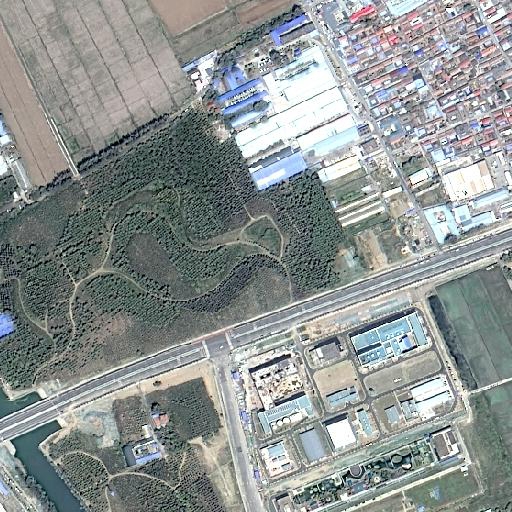
#> input picture DFG-DDM/image0.png, 512 x 512 px; its folder holds only this picture in this run
$ python -i phy.py   (imports and definitions only)
#> lines starting #> are read from the running program, lines starting #| are printed output that depends on the picture
import cv2
import numpy as np
import os
from pathlib import Path
import time

# -------------------------- 1. DCP暗通道先验去雾（增加容错） --------------------------
# [54 lines left out: function dark_channel_prior_dehaze, not called in this run]

# [55 lines of commented-out code are left out]


def non_local_prior_dehaze(img, sigma=15, h=0.1, window_size=21):
    """
    NLP非局部先验去雾（修复变灰问题，保留遥感彩色）
    """
#> called with sigma = 15, h = 0.1, window_size = 21
    img_float = np.float64(img) / 255.0
    img_float = np.maximum(img_float, 1e-8)

    # 1. 先通过暗通道估计初始透射率（增加容错）
    def dark_channel(img, size=15):
#> called with size = 15
        if img.size == 0:
            return np.zeros_like(img[:, :, 0])
        r, g, b = cv2.split(img)
        min_img = cv2.min(cv2.min(r, g), b)
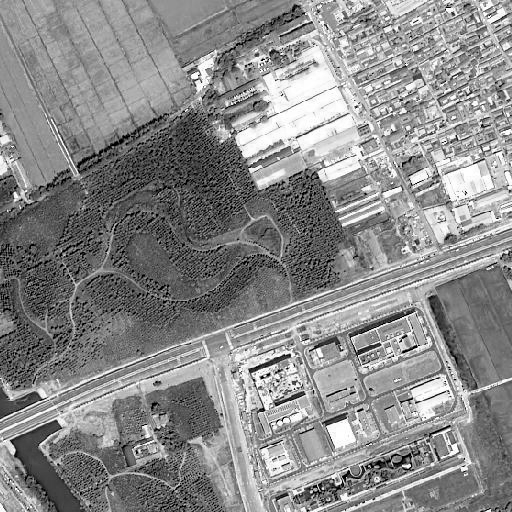
#> min_img: shape (512, 512) float64; min 1e-08, max 1, mean 0.54
        kernel = cv2.getStructuringElement(cv2.MORPH_RECT, (size, size))
        return cv2.erode(min_img, kernel)
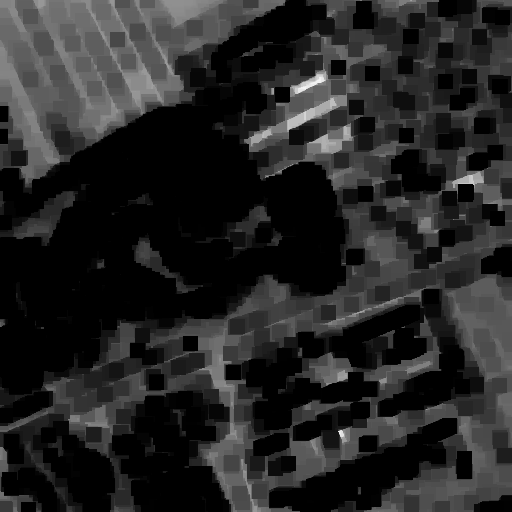
#> returned value: shape (512, 512) float64; min 1e-08, max 0.957, mean 0.148

    dark_img = dark_channel(img_float)

    # 大气光A估计容错
    bright_pixels = img_float[dark_img > 0.9]
#> bright_pixels = 102 rows, first 8: [0.984, 1, 0.992], [0.996, 1, 1], [0.996, 1, 0.992], [0.976, 1, 0.984], [0.988, 1, 1], [0.988, 1, 0.992], [0.988, 1, 0.992], [0.973, 1, 0.984]
    if len(bright_pixels) == 0:
        A = np.max(img_float)  # 无满足条件的像素，取全局最大值
    else:
        A = np.max(bright_pixels)
#> A = 1

    t_init = 1 - 0.95 * dark_channel(img_float / A)
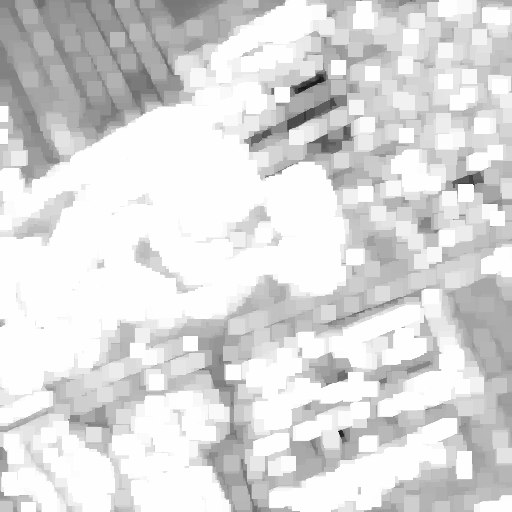
#> t_init: shape (512, 512) float64; min 0.091, max 1, mean 0.859
    t_init = np.maximum(t_init, 0.1)

    # 2. 非局部均值滤波优化透射率（核心：NLP先验）
    t_refined = cv2.fastNlMeansDenoising(
        src=np.uint8(t_init * 255),
        h=h * 255,
        templateWindowSize=7,
        searchWindowSize=window_size
    )
    t_refined = np.float64(t_refined) / 255.0

    # 3. 高斯平滑进一步优化
    t_refined = cv2.GaussianBlur(t_refined, (0, 0), sigma)
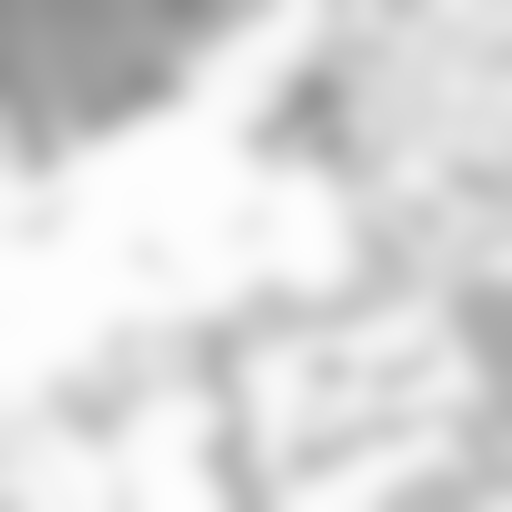
#> t_refined: shape (512, 512) float64; min 0.544, max 0.996, mean 0.859

    # 4. 恢复无雾图像（增加除数非空判断，分通道处理）
    dehaze_img = np.zeros_like(img_float)
    t_refined = np.maximum(t_refined, 0.01)  # 避免除0
    for c in range(3):  # 对R/G/B通道独立恢复，保留色彩
        dehaze_img[:, :, c] = (img_float[:, :, c] - A) / t_refined + A
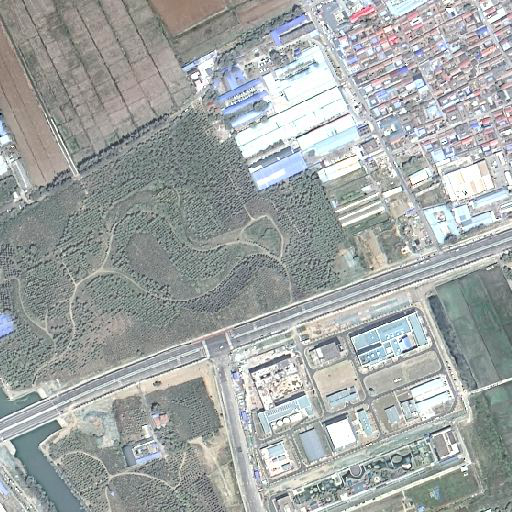
#> dehaze_img: shape (512, 512, 3) float64; mean R, G, B 0.487, 0.513, 0.506; drawn with min black and max white

    # 5. 修复后处理：移除灰度化，保留彩色+细节增强（核心修改）
    dehaze_img = np.clip(dehaze_img * 255, 0, 255).astype(np.uint8)
    # 彩色图像细节增强（替代灰度均衡化）
    dehaze_img = cv2.detailEnhance(dehaze_img, sigma_s=15, sigma_r=0.2)
    # 自适应直方图均衡化（CLAHE）- 彩色版，保留色彩
    lab = cv2.cvtColor(dehaze_img, cv2.COLOR_RGB2LAB)
#> lab: shape (512, 512, 3); mean of channels 0, 1, 2 137.3, 126, 128.4
    l, a, b = cv2.split(lab)
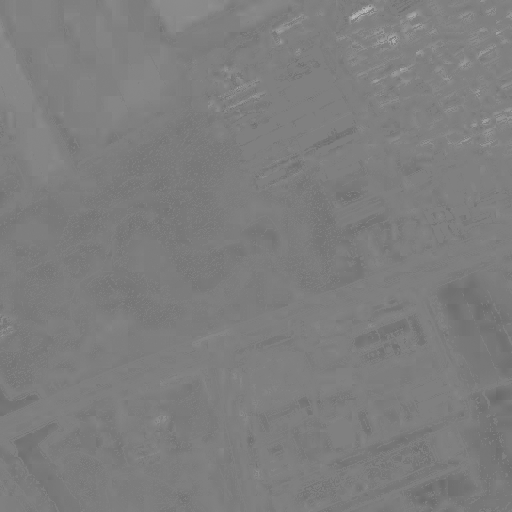
#> a: shape (512, 512); min 105, max 189, mean 126
    clahe = cv2.createCLAHE(clipLimit=2.0, tileGridSize=(8,8))
    l_clahe = clahe.apply(l)
    lab_clahe = cv2.merge((l_clahe, a, b))
#> lab_clahe: shape (512, 512, 3); mean of channels 0, 1, 2 138.6, 126, 128.4
    dehaze_img = cv2.cvtColor(lab_clahe, cv2.COLOR_LAB2RGB)
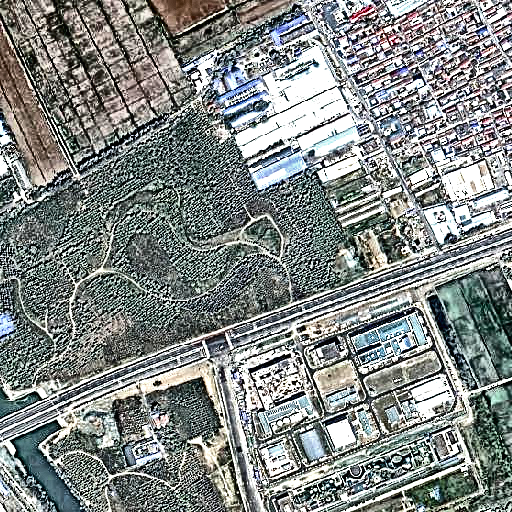
#> dehaze_img: shape (512, 512, 3); mean R, G, B 130.8, 135.9, 134.1

    return dehaze_img
# -------------------------- 3. 批量处理函数（整合DCP/NLP） --------------------------
# [66 lines left out: function batch_dehaze_all_methods, not called in this run]

# -------------------------- 主函数调用 --------------------------
# [12 lines not run here, left out]

# [337 lines of commented-out code are left out]

>>> import cv2
>>> picture = cv2.cvtColor(cv2.imread('image0.png'), cv2.COLOR_BGR2RGB)
>>> result = non_local_prior_dehaze(picture)

$ run again, on DFG-DDM/image_clear.png
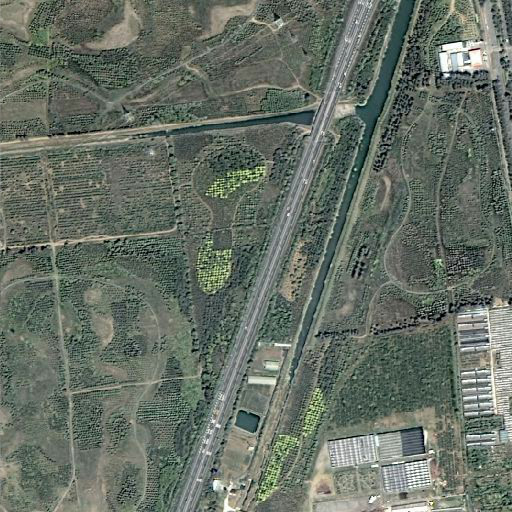
#> input picture DFG-DDM/image_clear.png, 512 x 512 px
#> in dark_channel, `return cv2.erode(min_img, kernel)`:
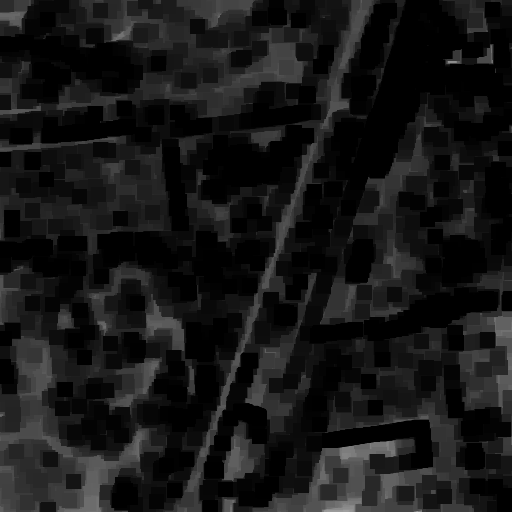
#> returned value: shape (512, 512) float64; min 1e-08, max 0.624, mean 0.0893
#> bright_pixels = empty array
#> A = 1
#> lab: shape (512, 512, 3); mean of channels 0, 1, 2 108.1, 122.7, 132.5
#> lab_clahe: shape (512, 512, 3); mean of channels 0, 1, 2 119.6, 122.7, 132.5
#> in non_local_prior_dehaze, `dehaze_img = cv2.cvtColor(lab_clahe, cv2.COLOR_LAB2RGB)`:
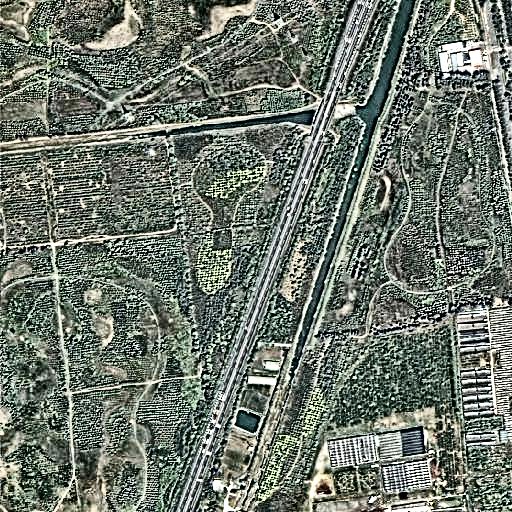
#> dehaze_img: shape (512, 512, 3); mean R, G, B 109, 117.9, 107.5

$ run again, on DFG-DDM/image_hazy.png
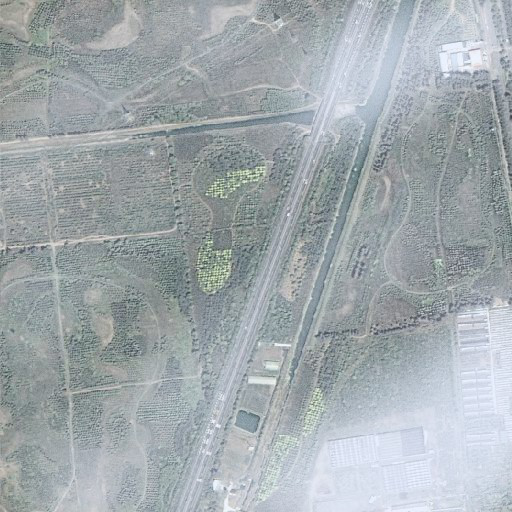
#> input picture DFG-DDM/image_hazy.png, 512 x 512 px
#> in dark_channel, `return cv2.erode(min_img, kernel)`:
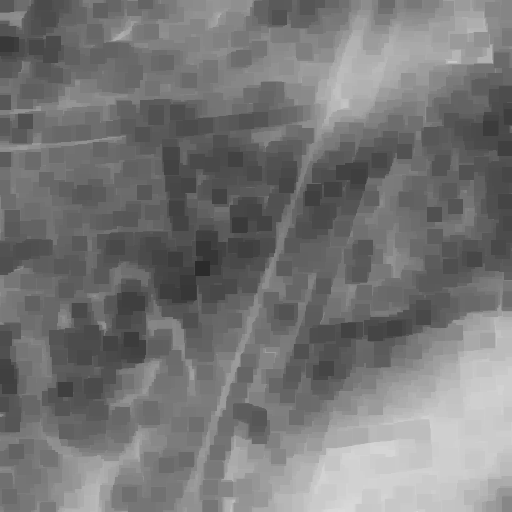
#> returned value: shape (512, 512) float64; min 0.169, max 0.859, mean 0.466
#> bright_pixels = empty array
#> A = 1
#> lab: shape (512, 512, 3); mean of channels 0, 1, 2 114.2, 125.4, 121.1
#> lab_clahe: shape (512, 512, 3); mean of channels 0, 1, 2 122.8, 125.4, 121.1
#> in non_local_prior_dehaze, `dehaze_img = cv2.cvtColor(lab_clahe, cv2.COLOR_LAB2RGB)`:
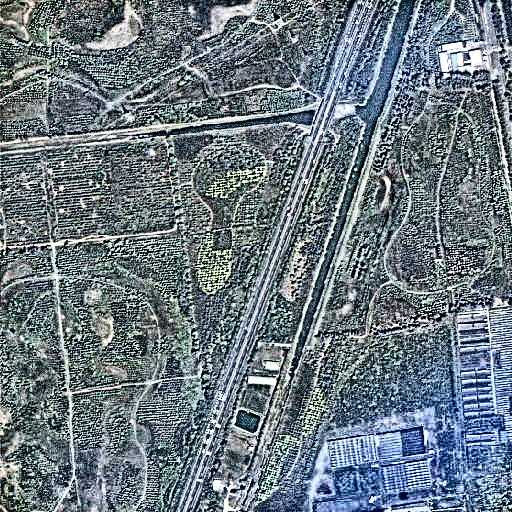
#> dehaze_img: shape (512, 512, 3); mean R, G, B 105.9, 120.2, 129.4

$ run again, on DFG-DDM/image_hazy0.png
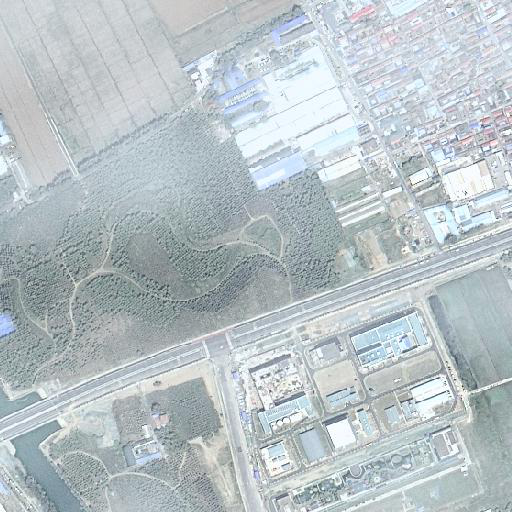
#> input picture DFG-DDM/image_hazy0.png, 512 x 512 px
#> bright_pixels = 58 rows, first 8: [0.957, 0.973, 1], [0.957, 0.973, 1], [0.941, 0.984, 1], [0.941, 0.984, 1], [0.961, 0.969, 1], [0.941, 0.984, 1], [0.945, 0.988, 1], [0.945, 0.988, 1]
#> A = 1
#> lab: shape (512, 512, 3); mean of channels 0, 1, 2 144.2, 124.1, 122.6
#> lab_clahe: shape (512, 512, 3); mean of channels 0, 1, 2 140.6, 124.1, 122.6
#> in non_local_prior_dehaze, `dehaze_img = cv2.cvtColor(lab_clahe, cv2.COLOR_LAB2RGB)`:
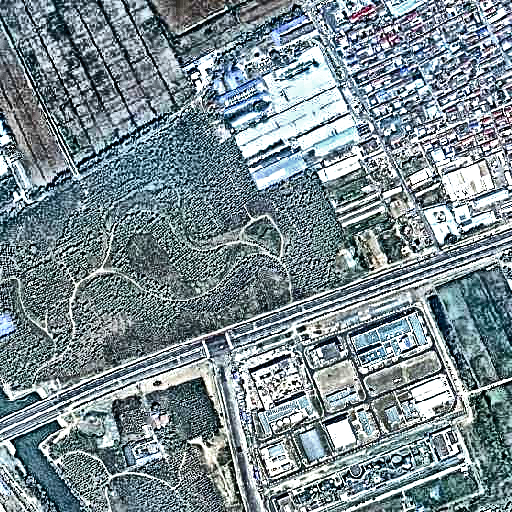
#> dehaze_img: shape (512, 512, 3); mean R, G, B 123.3, 139, 145.4
